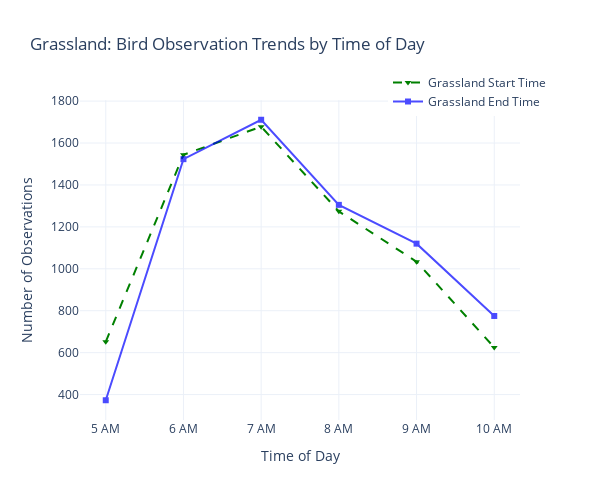

Write notebook code for a chart like this one.
### Code cell
# Grassland plot
fig_grass = go.Figure()

fig_grass.add_trace(go.Scatter(
    x=grassland_start_distribution.index,
    y=grassland_start_distribution.values,
    mode='lines+markers',
    name='Grassland Start Time',
    line=dict(color='green', dash='dash'),
    marker=dict(symbol='triangle-down')
))

fig_grass.add_trace(go.Scatter(
    x=grassland_end_distribution.index,
    y=grassland_end_distribution.values,
    mode='lines+markers',
    name='Grassland End Time',
    line=dict(color='blue'),
    marker=dict(symbol='square'),
    opacity=0.7
))

fig_grass.update_layout(
    title="Grassland: Bird Observation Trends by Time of Day",
    xaxis=dict(title='Time of Day', tickmode='array', tickvals=list(range(24)), ticktext=hour_labels),
    yaxis_title='Number of Observations',
    legend=dict(x=0.7, y=1.1),
    template='plotly_white',
    height=500, width=600
)

fig_grass.show()

### Figure 1 — Plotly figure (JSON) as saved in the notebook; plotly's stock layout.template omitted (floating-point values rounded to 4 significant figures)
{"data": [{"line": {"color": "green", "dash": "dash"}, "marker": {"symbol": "triangle-down"}, "mode": "lines+markers", "name": "Grassland Start Time", "type": "scatter", "x": [5, 6, 7, 8, 9, 10], "y": [652, 1544, 1678, 1274, 1034, 625]}, {"line": {"color": "blue"}, "marker": {"symbol": "square"}, "mode": "lines+markers", "name": "Grassland End Time", "opacity": 0.7, "type": "scatter", "x": [5, 6, 7, 8, 9, 10], "y": [373, 1523, 1711, 1305, 1120, 775]}], "layout": {"height": 500, "legend": {"x": 0.7, "y": 1.1}, "title": {"text": "Grassland: Bird Observation Trends by Time of Day"}, "width": 600, "xaxis": {"tickmode": "array", "ticktext": ["0 AM", "1 AM", "2 AM", "3 AM", "4 AM", "5 AM", "6 AM", "7 AM", "8 AM", "9 AM", "10 AM", "11 AM", "12 PM", "1 PM", "2 PM", "3 PM", "4 PM", "5 PM", "6 PM", "7 PM", "8 PM", "9 PM", "10 PM", "11 PM"], "tickvals": [0, 1, 2, 3, 4, 5, 6, 7, 8, 9, 10, 11, 12, 13, 14, 15, 16, 17, 18, 19, 20, 21, 22, 23], "title": {"text": "Time of Day"}}, "yaxis": {"title": {"text": "Number of Observations"}}}}
